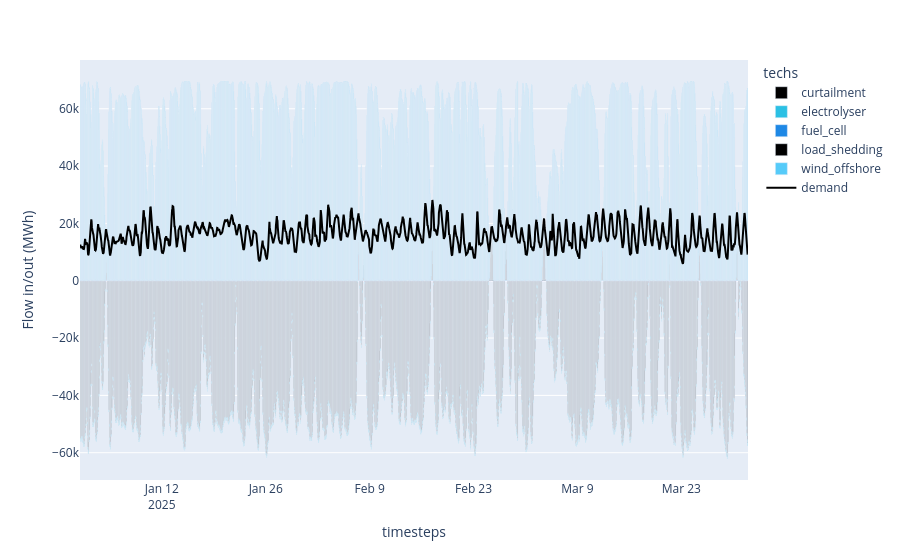

Here is the notebook cell this chart was saved with:
### Code cell
plot_dispatch(
    model_path=f"results/{scenario_name_h2}_results.nc",
    plot_export_path=f"results/{scenario_name_h2}_dispatch.html",
)

### Figure 1 — Plotly figure (JSON) as saved in the notebook; plotly's stock layout.template omitted (floating-point values rounded to 4 significant figures; data arrays with more than 128 entries replaced by an {"elided": "..."} marker saying what was removed)
{"data": [{"hovertemplate": "techs=curtailment<br>timesteps=%{x}<br>Flow in/out (MWh)=%{y}<extra></extra>", "legendgroup": "curtailment", "marker": {"color": "#000000", "pattern": {"shape": ""}}, "name": "curtailment", "orientation": "v", "showlegend": true, "textposition": "auto", "type": "bar", "x": {"elided": "2070 str values"}, "xaxis": "x", "y": {"elided": "2070 float values"}, "yaxis": "y"}, {"hovertemplate": "techs=electrolyser<br>timesteps=%{x}<br>Flow in/out (MWh)=%{y}<extra></extra>", "legendgroup": "electrolyser", "marker": {"color": "#2BC0E4", "pattern": {"shape": ""}}, "name": "electrolyser", "orientation": "v", "showlegend": true, "textposition": "auto", "type": "bar", "x": {"elided": "2160 str values"}, "xaxis": "x", "y": {"elided": "2160 float values"}, "yaxis": "y"}, {"hovertemplate": "techs=fuel_cell<br>timesteps=%{x}<br>Flow in/out (MWh)=%{y}<extra></extra>", "legendgroup": "fuel_cell", "marker": {"color": "#1E88E5", "pattern": {"shape": ""}}, "name": "fuel_cell", "orientation": "v", "showlegend": true, "textposition": "auto", "type": "bar", "x": {"elided": "2160 str values"}, "xaxis": "x", "y": {"elided": "2160 float values"}, "yaxis": "y"}, {"hovertemplate": "techs=load_shedding<br>timesteps=%{x}<br>Flow in/out (MWh)=%{y}<extra></extra>", "legendgroup": "load_shedding", "marker": {"color": "#000000", "pattern": {"shape": ""}}, "name": "load_shedding", "orientation": "v", "showlegend": true, "textposition": "auto", "type": "bar", "x": {"elided": "2160 str values"}, "xaxis": "x", "y": {"elided": "2160 float values"}, "yaxis": "y"}, {"hovertemplate": "techs=wind_offshore<br>timesteps=%{x}<br>Flow in/out (MWh)=%{y}<extra></extra>", "legendgroup": "wind_offshore", "marker": {"color": "#56CBF9", "pattern": {"shape": ""}}, "name": "wind_offshore", "orientation": "v", "showlegend": true, "textposition": "auto", "type": "bar", "x": {"elided": "2160 str values"}, "xaxis": "x", "y": {"elided": "2160 float values"}, "yaxis": "y"}, {"marker": {"color": "black"}, "name": "demand", "type": "scatter", "x": {"elided": "2160 str values"}, "y": {"elided": "2160 float values"}}], "layout": {"barmode": "relative", "legend": {"title": {"text": "techs"}, "tracegroupgap": 0}, "margin": {"t": 60}, "xaxis": {"anchor": "y", "domain": [0, 1], "title": {"text": "timesteps"}}, "yaxis": {"anchor": "x", "domain": [0, 1], "title": {"text": "Flow in/out (MWh)"}}}}
